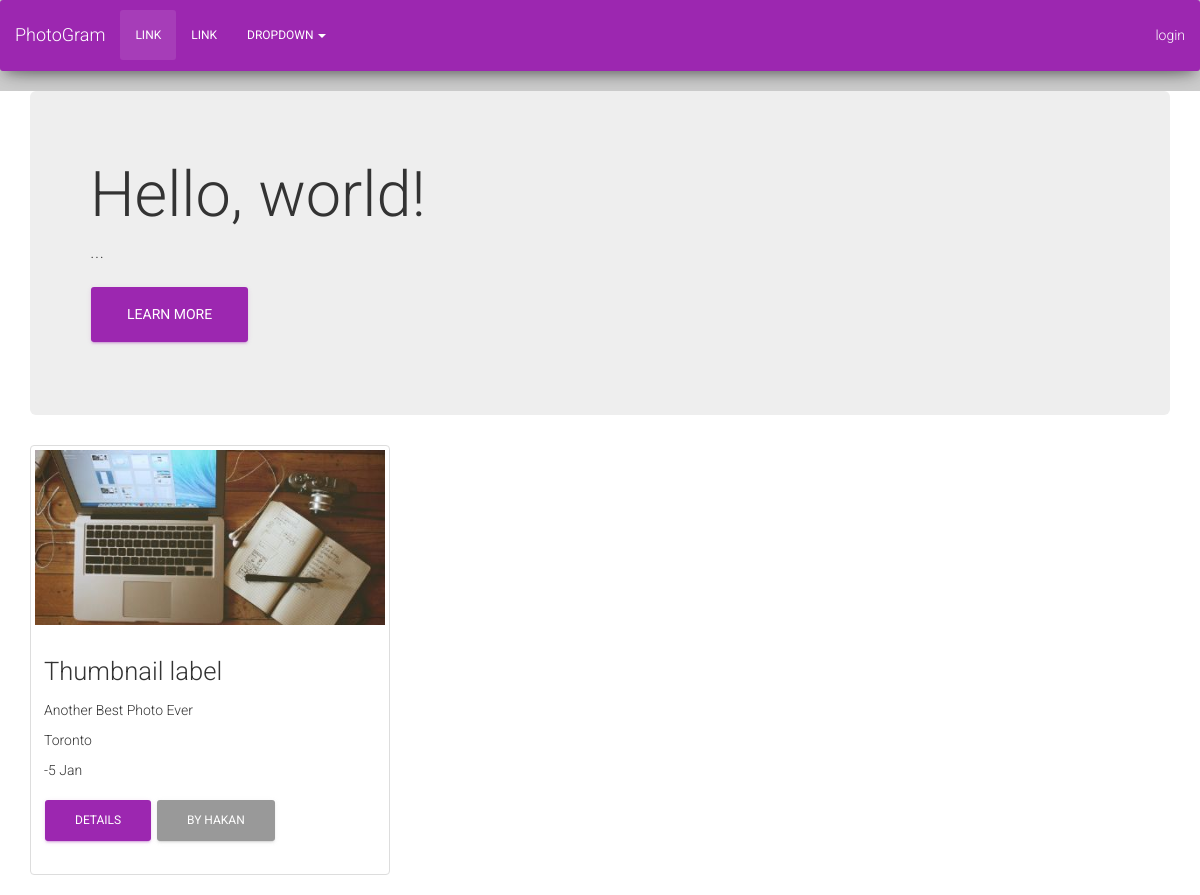
The app's page /12/ with its own data.
### photoGallery/models.py (models this page shows, shortened)
class Photograph(models.Model):
    user = models.ForeignKey(User)
    name = models.CharField(max_length=100)
    location = models.CharField(max_length=100)
    photographer = models.CharField(max_length=100)
    date = models.CharField(max_length=100) # Change to DateField
    image = models.ImageField(upload_to='image_files', default='media/default.png')
    likes = models.IntegerField(default=0)

### photoGallery/views.py (the view)
def detail(request, photograph_id):
    photograph = Photograph.objects.get(id=photograph_id)
    return render(request, 'detail.html', { 'photograph': photograph })

### photoGallery/templates/detail.html
{% extends "base.html" %} {% load staticfiles %} {% block content %}
<div class="wrapper">
    <div class="header">
        <div class="jumbotron">
            <h1>Hello, world!</h1>
            <p>...</p>
            <p><a class="btn btn-primary btn-lg" href="#" role="button">Learn more</a></p>
        </div>
    </div>
    <div class="row">
        <div class="col-md-4">
            <div class="thumbnail">
                <img src="{{ photograph.image.url }}" alt="{{photograph.name}}">
                <div class="caption">
                    <h3>Thumbnail label</h3>
                    <p>{{photograph.name}}</p>
                    <p>{{photograph.location}}</p>
                    <p>{{photograph.date}}</p>
                    <p><a href="/{{photograph.id}}/" class="btn btn-primary" role="button">Details</a>
                        <a href="/user/{{photograph.user.username}}" class="btn btn-default" role="button">by {{photograph.user.username}}</a></p>
                </div>
            </div>
        </div>
    </div>
</div>
{% endblock content %}

### records on screen
Photograph: image (picture), name "Another Best Photo Ever", location "Toronto", date "-5 Jan", user.username "HAKAN"
